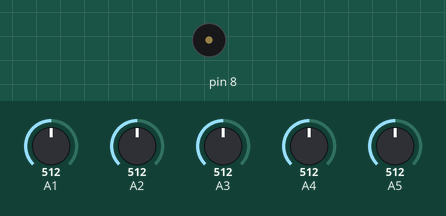
Bench run of a sketch on a simulated Arduino Uno, built with avr-gcc and run on an emulated ATmega328P. On the bench: buzzer (waves = sounding). The inputs (shaded band) are chosen by the test bench; at power-on: A1 = 512, A2 = 512, A3 = 512, A4 = 512, A5 = 512.

Above: at 1.2 s.
1.3 s: A1 set to 80
2.8 s: A1 set to 66
At 3.1 s:
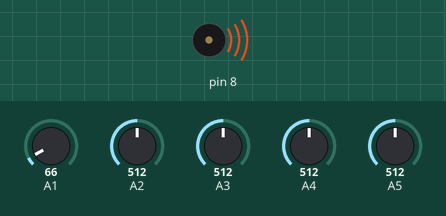
Timing chart, 0 to 5.8 s (numbered marks = the images above; inputs shaded):
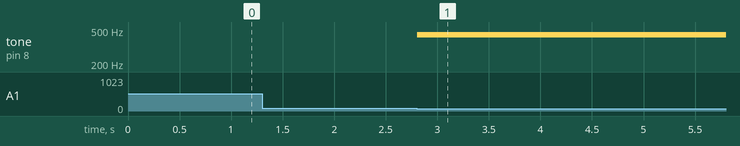

Measured:
- the behaviour switches between 75 and 74 on A1 (found by bisection; images 0 and 1)
- after the input at 1.3 s, every drawn part: stays the same
- after the input at 2.8 s, tone on pin 8: silent → 440 Hz at once

The sketch:

Test_01__1_LDR_with_Buzzer_.ino
```cpp
// C++ code
//
/*
  Keyboard

  Plays a pitch that changes based on a changing
  input circuit:
  * 3 pushbuttons from +5V to analog in 0 through
  3
  * 3 10K resistors from analog in 0 through 3 to
  ground
  * 8-ohm speaker on digital pin 8
*/


int pos = 0;

void setup()
{
  pinMode(A1, INPUT);
  pinMode(A2, INPUT);
  pinMode(A3, INPUT);
  pinMode(A4, INPUT);
  pinMode(A5, INPUT);
  pinMode(8, OUTPUT);

}

void loop()
{
  // if button press on A1 is detected
  if (analogRead(A1) < 75)
    tone(8, 440, 100); // play tone 57 (A4 = 440 Hz)

   if (analogRead(A2) < 75)
    tone(8, 330 , 100); // play tone 57 (A4 = 440 Hz)

   if (analogRead(A3) < 75)
    tone(8, 550 , 100); // play tone 57 (A4 = 440 Hz)

   if (analogRead(A4) < 75)
    tone(8, 220 , 100); // play tone 57 (A4 = 440 Hz)

   if (analogRead(A5) < 75)
    tone(8, 600 , 100); // play tone 57 (A4 = 440 Hz)

  delay(10); // Delay a little bit to improve simulation performance
}
```
